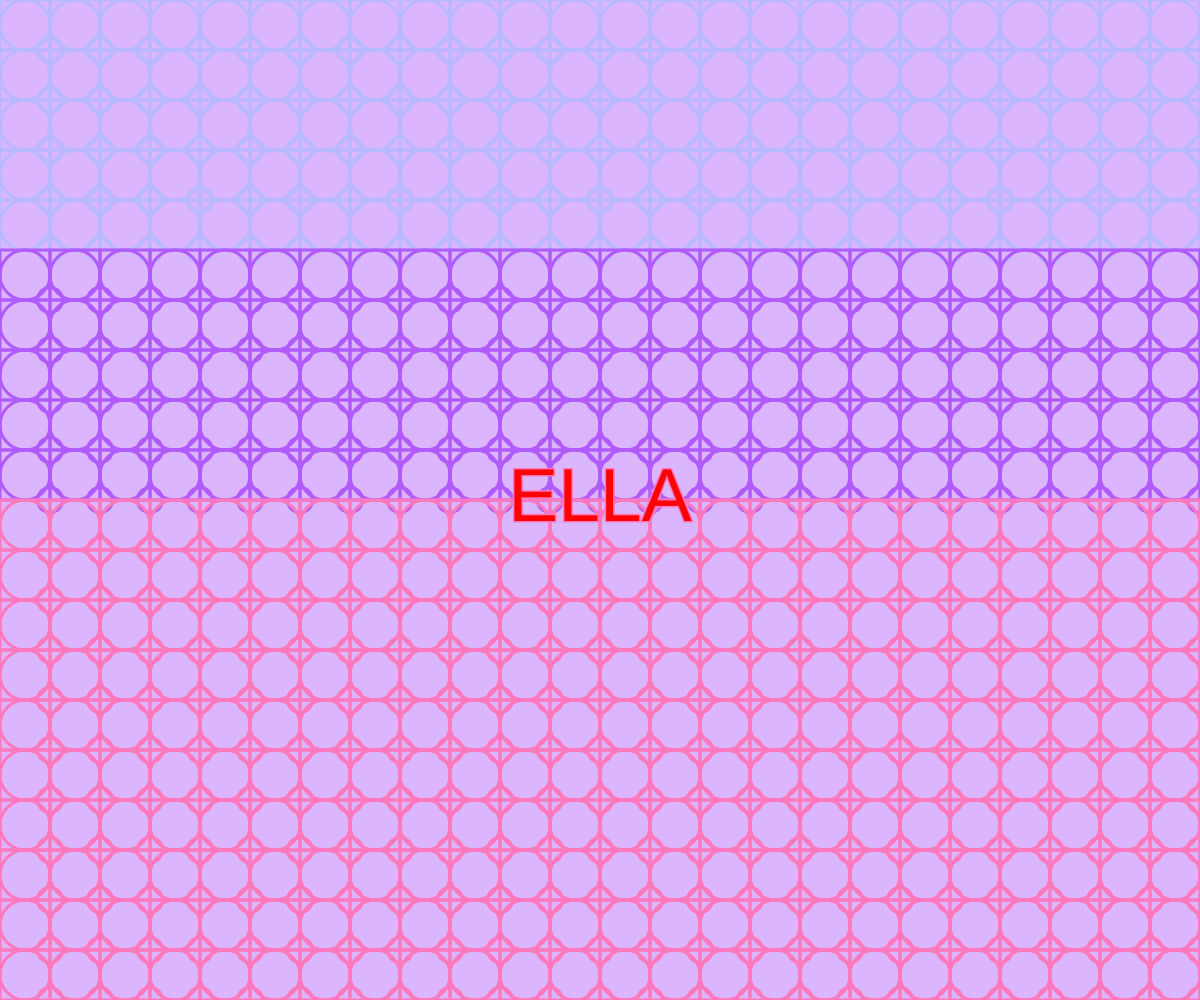
Frame 1 (no input)
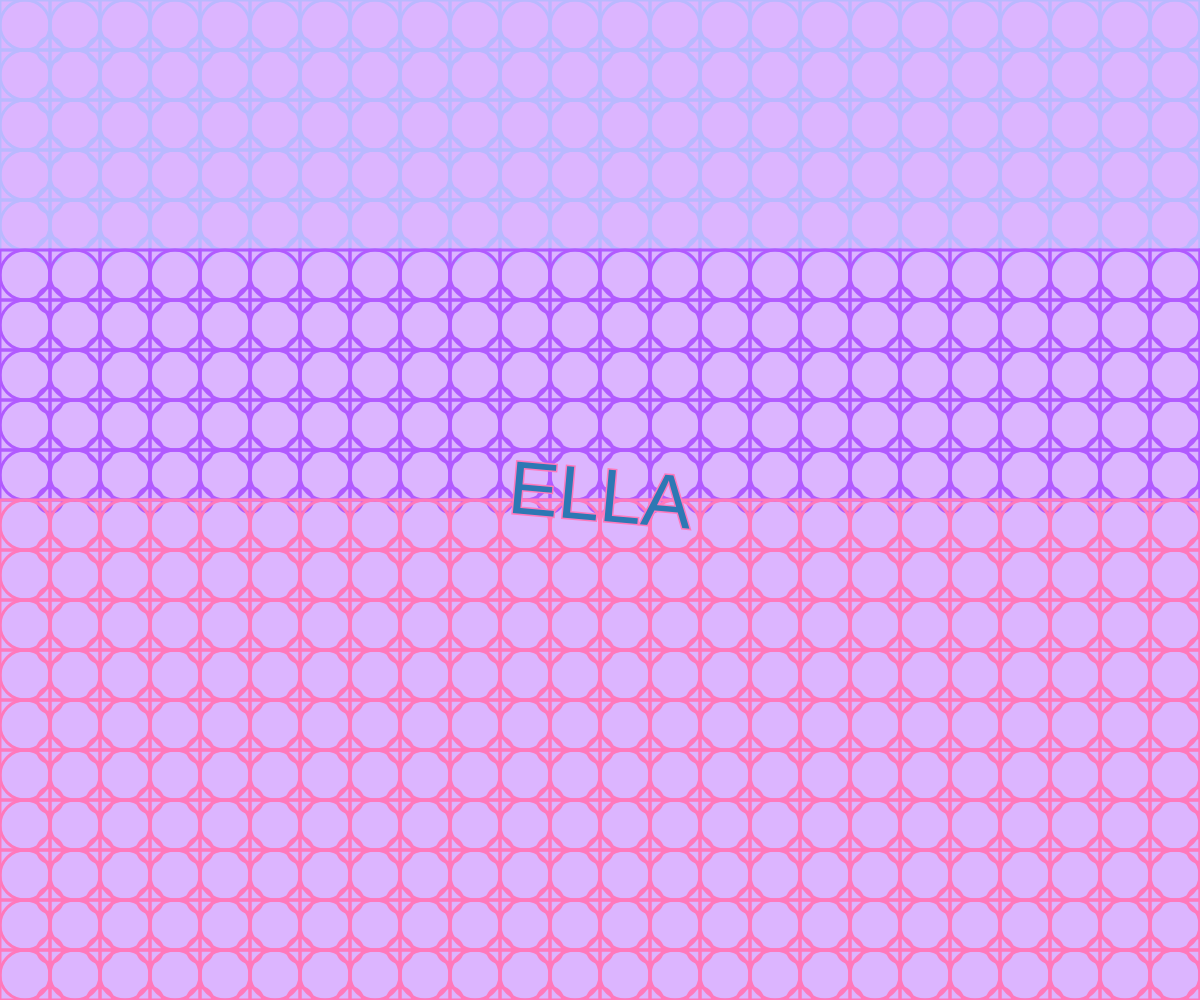
Frame 60 (no input)
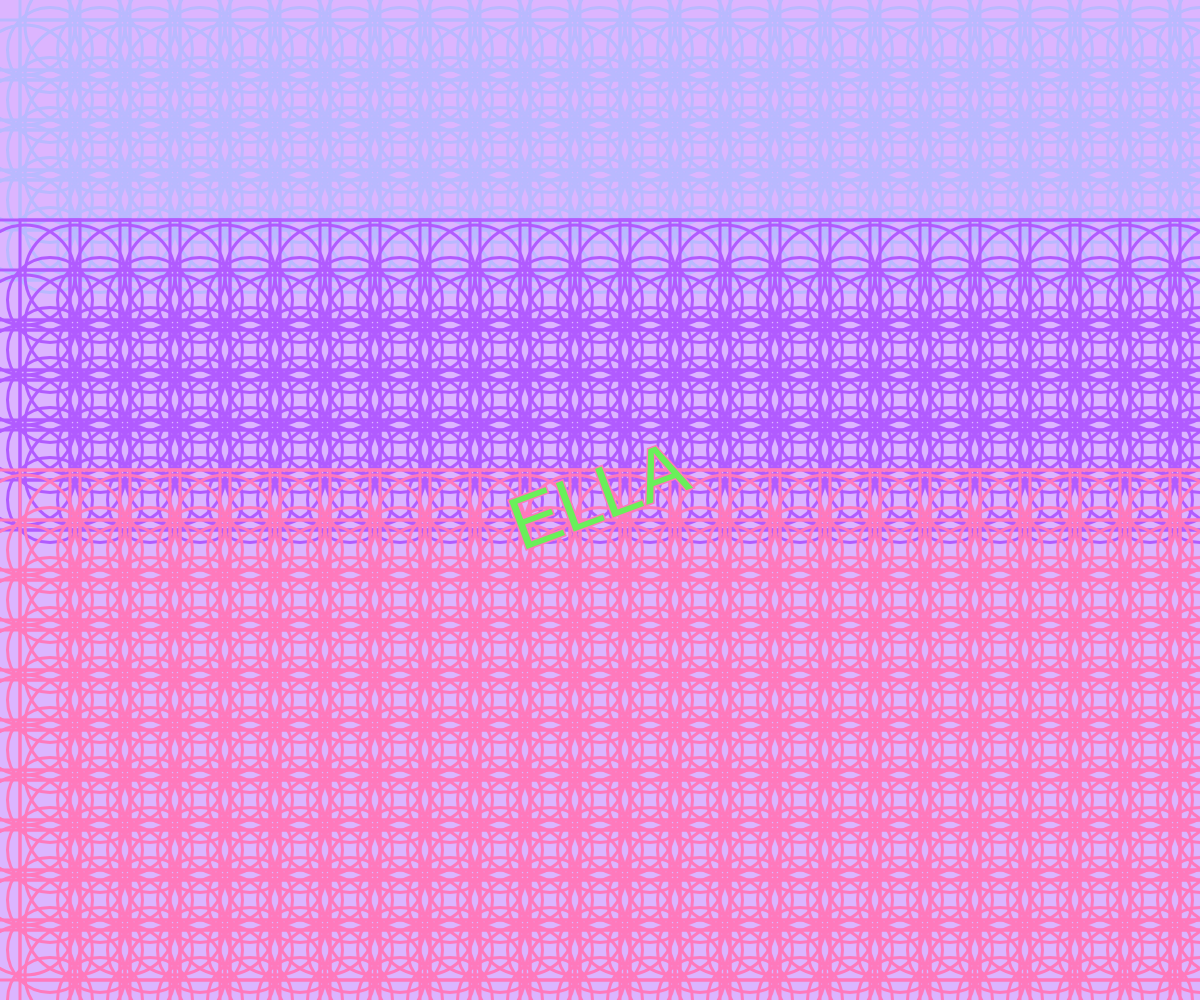
Frame 120 (the mouse pressed at the canvas centre since frame 60)

The p5.js sketch that drew these frames (run headless with seeded random() and noise() and a simulated clock; from frame 60 on, the mouse is pressed at the canvas centre):

// p5.js sketch
// ── sketch.js
let angle = 0;
let r = 255, g = 0, b = 0;

function setup() {
  createCanvas(windowWidth, windowHeight);
  background("#DCB5FF");
}

function draw() {
  background("#DCB5FF");
  rectMode(CENTER);
  noFill();
  stroke("#FFBFFF");
  strokeWeight(3);

  let rect_width = 50 + mouseX / 10;
  let bc_width = 50 + mouseY / 10;
  let sc_width = 25 + mouseX / 10;

  //繪製形狀的網格
  for (let j = 0; j < 20; j ++) {
    for (let i = 0; i < 40; i ++) {

      if(j<5){
        stroke("#B9B9FF")
      }else if(j<10){
        stroke("#B15BFF")
      }else{stroke("#FF79BC")
    }
    ellipse(25+50*i,25+50*j,bc_width );
    rect(25+50*i,25+50*j,rect_width);
    ellipse(50+50*i,50+50*j,sc_width);
    }
  }

  //更新顏色漸變
  r = (r + 1) % 270;
  g = (g + 2) % 270;
  b = (b + 3) % 270;

  //字母顏色和旋轉
  fill(r,g,b);
  textSize(75);
  textAlign(CENTER,CENTER);
  translate(width / 2, height / 2);
  rotate(angle);
  text('ELLA',0,0);
  angle = angle + 100;
}
